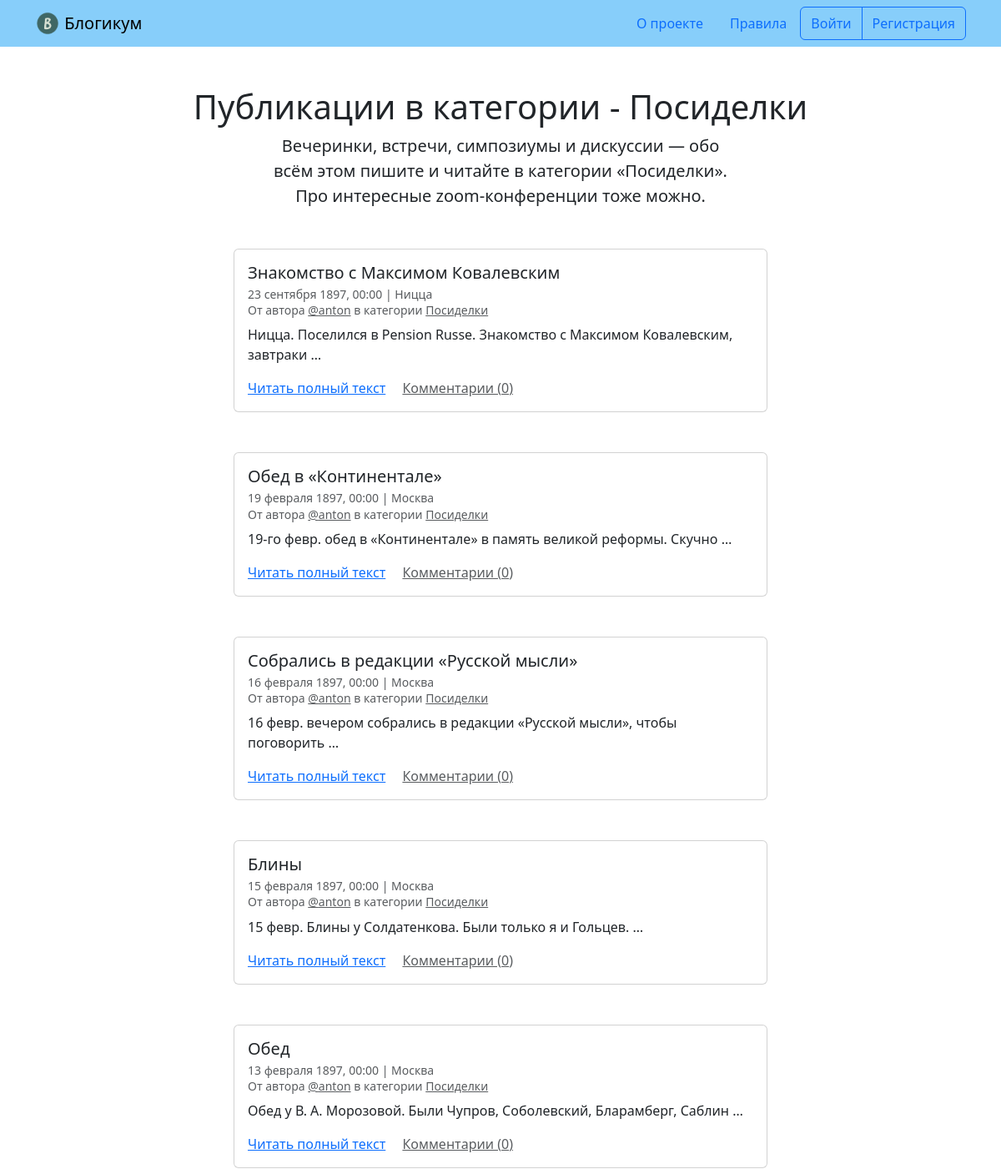
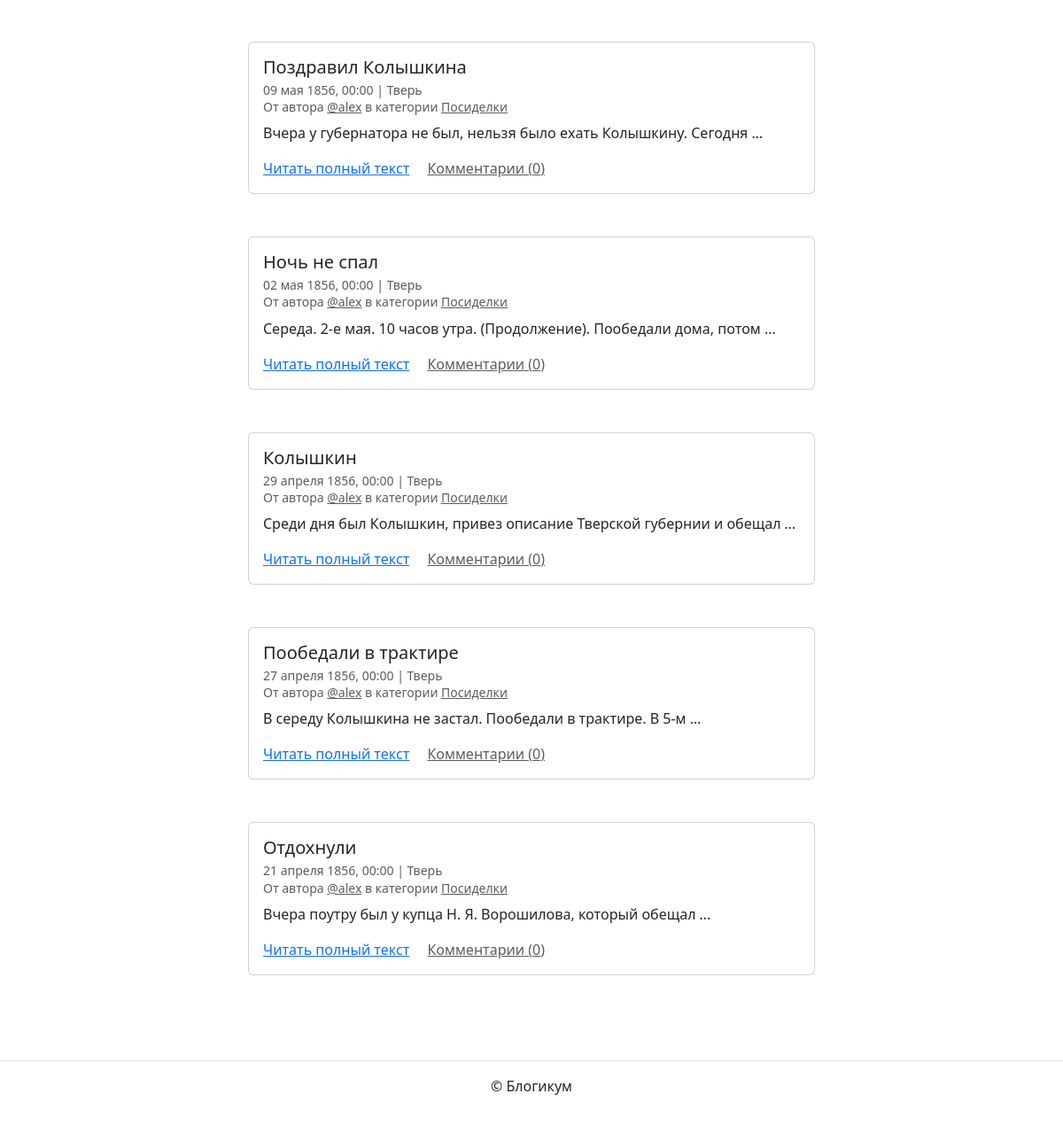
Page /category/party/ on the committed database (2 pictures, top to bottom).
### blog/models.py (models this page shows, shortened)
class Category(PublishedModel):
    title = models.CharField(max_length=256, verbose_name='Заголовок')
    description = models.TextField(verbose_name='Описание')
    slug = models.SlugField(
        unique=True,
        verbose_name='Идентификатор',
        help_text='Идентификатор страницы для URL; '
                  'разрешены символы латиницы, цифры, '
                  'дефис и подчёркивание.')
    class Meta:
        verbose_name = 'категория'
        verbose_name_plural = 'Категории'

class Post(PublishedModel):
    author = models.ForeignKey(
        User,
        on_delete=models.CASCADE,
        verbose_name='Автор публикации'
    )
    title = models.CharField(max_length=256, verbose_name='Заголовок')
    text = models.TextField(verbose_name='Текст')
    pub_date = models.DateTimeField(
        verbose_name='Дата и время публикации',
        help_text='Если установить дату и время в будущем — '
                  'можно делать отложенные публикации.')
    location = models.ForeignKey(
        Location,
        on_delete=models.SET_NULL,
        blank=True,
        null=True,
        verbose_name='Местоположение'
    )
    category = models.ForeignKey(
        Category,
        on_delete=models.SET_NULL,
        null=True,
        verbose_name='Категория'
    )
    objects = models.Manager()
    sorting_objects = SortingPost()
    image = models.ImageField(
        'Изображение', upload_to='posts_images', blank=True)
    class Meta:
        verbose_name = 'публикация'
        verbose_name_plural = 'Публикации'
    @property
    def comment_count(self):
        return self.comments.count()

class Location(PublishedModel):
    name = models.CharField(max_length=256, verbose_name='Название места')
    class Meta:
        verbose_name = 'местоположение'
        verbose_name_plural = 'Местоположения'

### blog/views.py (the view)
# urls.py: path('category/<slug:category_slug>/', views.category_posts,
def category_posts(request, category_slug):
    template_name = 'blog/category.html'
    category_post = (
        Post.objects.select_related(
            'author', 'location', 'category'
        ).filter(
            category__slug=category_slug,
            is_published=True,
            pub_date__lte=timezone.now()).order_by('-pub_date'))
    paginator = Paginator(category_post, 10)
    page_number = request.GET.get('page')
    category_post = paginator.get_page(page_number)
    category = get_object_or_404(
        Category.objects.values(
            'title', 'description'
        ).filter(
            slug=category_slug,
            is_published=True)
    )
    context = {'category': category,
               'page_obj': category_post}
    return render(request, template_name, context)

### templates/blog/category.html (shortened to what this page needs)
{% extends "base.html" %}
{% block content %}
  <h1 class="text-center">Публикации в категории - {{ category.title }}</h1>
  <p class="col-6 offset-3 mb-5 lead text-center">{{ category.description }}</p>
  {% for post in page_obj %}
    <article class="mb-5">
      {% include "includes/post_card.html" %}
    </article>
  {% endfor %}
{% endblock %}

### templates/includes/post_card.html (shortened to what this page needs)
<div class="col d-flex justify-content-center">
  <div class="card" style="width: 40rem;">
    <div class="card-body">
      <h5 class="card-title">{{ post.title }}</h5>
      <h6 class="card-subtitle mb-2 text-muted">
        <small>
          {{ post.pub_date|date:"d E Y, H:i" }} | {% if post.location and post.location.is_published %}{{ post.location.name }}{% else %}Планета Земля{% endif %}<br>
          От автора <a class="text-muted" href="{% url 'blog:profile' post.author %}">@{{ post.author.username }}</a> в
          категории {% include "includes/category_link.html" %}
        </small>
      </h6>
      <p class="card-text">{{ post.text|truncatewords:10 }}</p>
      <a href="{% url 'blog:post_detail' post.id %}" class="card-link">Читать полный текст</a>
      <a href="{% url 'blog:post_detail' post.id %}" class="card-link text-muted">Комментарии ({{ post.comment_count }})</a>
    </div>
  </div>
</div>

### templates/includes/category_link.html
<a class="text-muted" href="{% url 'blog:category_posts' post.category.slug %}">
  {{ post.category.title }}
</a>

### rows in the picture
Category: title "Посиделки", description "Вечеринки, встречи, симпозиумы и дискуссии — обо всём этом пишите и читайте в категории «Посиделки». Про интересные zoom-конференции тоже можно."
Post: title "Знакомство с Максимом Ковалевским", pub_date "23 сентября 1897, 00:00", location.name "Ницца", author.username "anton", category "Посиделки", text "Ницца. Поселился в Pension Russe. Знакомство с Максимом Ковалевским, завтраки …", comment_count "0"
Post: title "Обед в «Континентале»", pub_date "19 февраля 1897, 00:00", location.name "Москва", author.username "anton", category "Посиделки", text "19-го февр. обед в «Континентале» в память великой реформы. Скучно …", comment_count "0"
Post: title "Собрались в редакции «Русской мысли»", pub_date "16 февраля 1897, 00:00", location.name "Москва", author.username "anton", category "Посиделки", text "16 февр. вечером собрались в редакции «Русской мысли», чтобы поговорить …", comment_count "0"
Post: title "Блины", pub_date "15 февраля 1897, 00:00", location.name "Москва", author.username "anton", category "Посиделки", text "15 февр. Блины у Солдатенкова. Были только я и Гольцев. …", comment_count "0"
Post: title "Обед", pub_date "13 февраля 1897, 00:00", location.name "Москва", author.username "anton", category "Посиделки", text "Обед у В. А. Морозовой. Были Чупров, Соболевский, Бларамберг, Саблин …", comment_count "0"
Post: title "Поздравил Колышкина", pub_date "09 мая 1856, 00:00", location.name "Тверь", author.username "alex", category "Посиделки", text "Вчера у губернатора не был, нельзя было ехать Колышкину. Сегодня …", comment_count "0"
Post: title "Ночь не спал", pub_date "02 мая 1856, 00:00", location.name "Тверь", author.username "alex", category "Посиделки", text "Середа. 2-е мая. 10 часов утра. (Продолжение). Пообедали дома, потом …", comment_count "0"
Post: title "Колышкин", pub_date "29 апреля 1856, 00:00", location.name "Тверь", author.username "alex", category "Посиделки", text "Среди дня был Колышкин, привез описание Тверской губернии и обещал …", comment_count "0"
Post: title "Пообедали в трактире", pub_date "27 апреля 1856, 00:00", location.name "Тверь", author.username "alex", category "Посиделки", text "В середу Колышкина не застал. Пообедали в трактире. В 5-м …", comment_count "0"
Post: title "Отдохнули", pub_date "21 апреля 1856, 00:00", location.name "Тверь", author.username "alex", category "Посиделки", text "Вчера поутру был у купца Н. Я. Ворошилова, который обещал …", comment_count "0"
